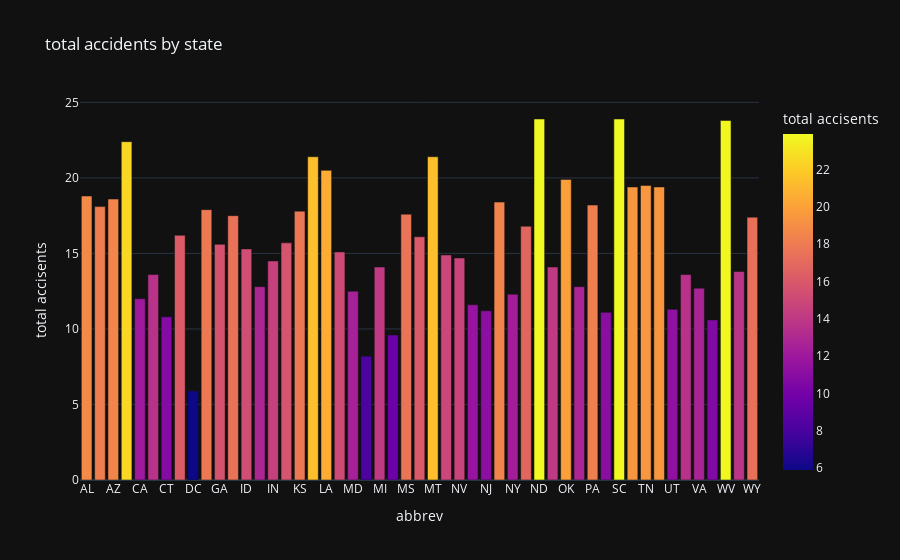

The code cell stored with this chart in its notebook:
### Code cell
# total accidents by states. 
fig = px.bar(df, x='abbrev',y='total',
             title = "total accidents by state ",
             labels = {'abrev':'state','total':'total accisents'},
             template = 'plotly_dark',     # to use dark theme
             color =  'total'
            )
fig.show()

### Figure 1 — Plotly figure (JSON) as saved in the notebook; plotly's stock layout.template omitted (floating-point values rounded to 4 significant figures)
{"data": [{"hovertemplate": "abbrev=%{x}<br>total accisents=%{marker.color}<extra></extra>", "legendgroup": "", "marker": {"color": [18.8, 18.1, 18.6, 22.4, 12.0, 13.6, 10.8, 16.2, 5.9, 17.9, 15.6, 17.5, 15.3, 12.8, 14.5, 15.7, 17.8, 21.4, 20.5, 15.1, 12.5, 8.2, 14.1, 9.6, 17.6, 16.1, 21.4, 14.9, 14.7, 11.6, 11.2, 18.4, 12.3, 16.8, 23.9, 14.1, 19.9, 12.8, 18.2, 11.1, 23.9, 19.4, 19.5, 19.4, 11.3, 13.6, 12.7, 10.6, 23.8, 13.8, 17.4], "coloraxis": "coloraxis", "pattern": {"shape": ""}}, "name": "", "orientation": "v", "showlegend": false, "textposition": "auto", "type": "bar", "x": ["AL", "AK", "AZ", "AR", "CA", "CO", "CT", "DE", "DC", "FL", "GA", "HI", "ID", "IL", "IN", "IA", "KS", "KY", "LA", "ME", "MD", "MA", "MI", "MN", "MS", "MO", "MT", "NE", "NV", "NH", "NJ", "NM", "NY", "NC", "ND", "OH", "OK", "OR", "PA", "RI", "SC", "SD", "TN", "TX", "UT", "VT", "VA", "WA", "WV", "WI", "WY"], "xaxis": "x", "y": [18.8, 18.1, 18.6, 22.4, 12.0, 13.6, 10.8, 16.2, 5.9, 17.9, 15.6, 17.5, 15.3, 12.8, 14.5, 15.7, 17.8, 21.4, 20.5, 15.1, 12.5, 8.2, 14.1, 9.6, 17.6, 16.1, 21.4, 14.9, 14.7, 11.6, 11.2, 18.4, 12.3, 16.8, 23.9, 14.1, 19.9, 12.8, 18.2, 11.1, 23.9, 19.4, 19.5, 19.4, 11.3, 13.6, 12.7, 10.6, 23.8, 13.8, 17.4], "yaxis": "y"}], "layout": {"barmode": "relative", "coloraxis": {"colorbar": {"title": {"text": "total accisents"}}, "colorscale": [[0, "#0d0887"], [0.1111, "#46039f"], [0.2222, "#7201a8"], [0.3333, "#9c179e"], [0.4444, "#bd3786"], [0.5556, "#d8576b"], [0.6667, "#ed7953"], [0.7778, "#fb9f3a"], [0.8889, "#fdca26"], [1, "#f0f921"]]}, "legend": {"tracegroupgap": 0}, "title": {"text": "total accidents by state "}, "xaxis": {"anchor": "y", "domain": [0, 1], "title": {"text": "abbrev"}}, "yaxis": {"anchor": "x", "domain": [0, 1], "title": {"text": "total accisents"}}}}
